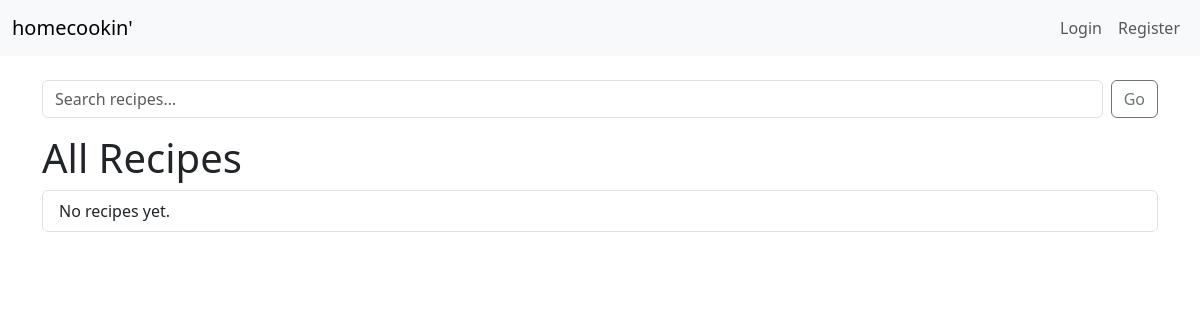
Before: / with the older database file.
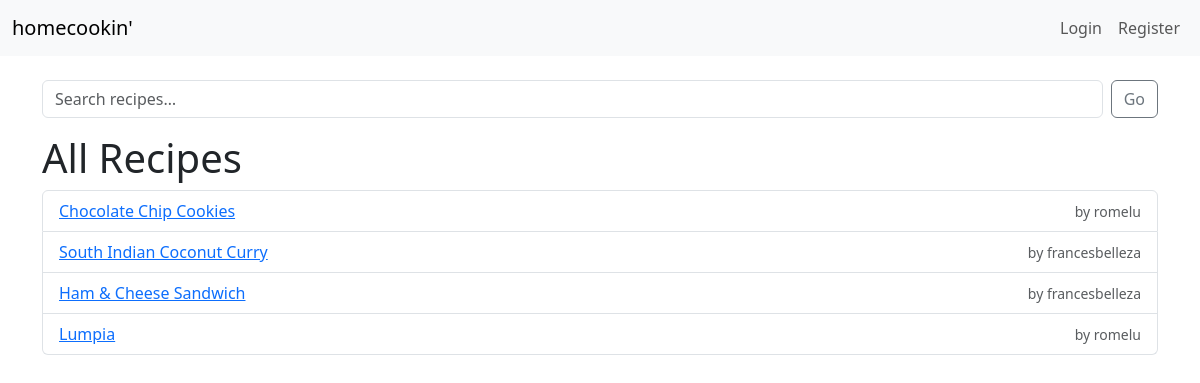
After: the same page with the newer database file.
### app/models.py (models this page shows, shortened)
class Recipe(db.Model):
    id = db.Column(db.Integer, primary_key=True)
    title = db.Column(db.String(80), nullable = False) #cant be empty
    description = db.Column(db.Text, nullable = False)
    ingredients = db.Column(db.Text, nullable = False)
    instructions = db.Column(db.Text, nullable = False)
    created = db.Column(db.DateTime, default=datetime.utcnow) # use current time
    user_id = db.Column(db.Integer, db.ForeignKey("user.id"), nullable=True)
    ratings  = db.relationship('Rating',  backref='recipe', lazy=True)
    comments = db.relationship('Comment', backref='recipe', lazy=True)

class User(db.Model, UserMixin):
    id = db.Column(db.Integer, primary_key=True)
    username = db.Column(db.String(32), unique=True, nullable=False)
    email    = db.Column(db.String(120), unique=True, nullable=False)
    password = db.Column(db.String(32), nullable=False)
    recipes = db.relationship('Recipe', backref='author', lazy=True)
    ratings  = db.relationship('Rating',  backref='user',   lazy=True)    # ← add this
    comments = db.relationship('Comment', backref='user',   lazy=True)

### app/routes.py (the view, shortened to what this page needs)
@app.route('/', methods=['GET','POST'])
def home():
    form    = SearchForm()
    recipes = Recipe.query.order_by(Recipe.created.desc()).all()
    return render_template('home.html', recipes=recipes, form=form)

### app/forms.py
class SearchForm(FlaskForm):
    query = StringField("Search", validators=[DataRequired()])
    submit = SubmitField("Go")

### app/templates/home.html (shortened to what this page needs)
{% extends "base.html" %}
{% block content %}
<form method="POST" class="d-flex mb-3">
  {{ form.query(class_="form-control me-2", placeholder="Search recipes…") }}
  {{ form.submit(class_="btn btn-outline-secondary") }}
</form>
  <h1>All Recipes</h1>
  <ul class="list-group">
    {% for recipe in recipes %}
      <li class="list-group-item d-flex justify-content-between align-items-center">
        <a href="{{ url_for('view_recipe', recipe_id=recipe.id) }}">
          {{ recipe.title }}
        </a>
        <small class="text-muted">by {{ recipe.author.username }}</small>
      </li>
    {% else %}
      <li class="list-group-item">No recipes yet.</li>
    {% endfor %}
  </ul>
{% endblock %}

### app/templates/base.html (shortened to what this page needs)
<!DOCTYPE html>
<html lang="en">
<head>
  <link
    href="https://cdn.jsdelivr.net/npm/bootstrap@5.3.0/dist/css/bootstrap.min.css"
    rel="stylesheet">
</head>
<body>
  <nav class="navbar navbar-expand-lg navbar-light bg-light">
    <div class="container-fluid">
      <a class="navbar-brand" href="{{ url_for('home') }}">homecookin'</a>
      <div class="collapse navbar-collapse">
        <ul class="navbar-nav ms-auto">
          {% if current_user.is_authenticated %}
            <li class="nav-item">
              <a class="nav-link" href="{{ url_for('profile', user_id=current_user.id) }}">
                My Profile
              </a>
            </li>
            <li class="nav-item">
              <a class="nav-link" href="{{ url_for('new_recipe') }}">New Recipe</a>
            </li>
            <li class="nav-item">
              <a class="nav-link" href="{{ url_for('logout') }}">Logout</a>
            </li>
          {% else %}
            <li class="nav-item">
              <a class="nav-link" href="{{ url_for('login') }}">Login</a>
            </li>
            <li class="nav-item">
              <a class="nav-link" href="{{ url_for('register') }}">Register</a>
            </li>
          {% endif %}
        </ul>
      </div>
    </div>
  </nav>
  <div class="container mt-4">
    {% block content %}{% endblock %}
  </div>
</body>
</html>

Changed rows visible on the page:
added Recipe: title "Chocolate Chip Cookies", author.username "romelu"
added Recipe: title "South Indian Coconut Curry", author.username "francesbelleza"
added Recipe: title "Ham & Cheese Sandwich", author.username "francesbelleza"
added Recipe: title "Lumpia", author.username "romelu"
Other visible differences:
text no longer shown: "No recipes yet."
